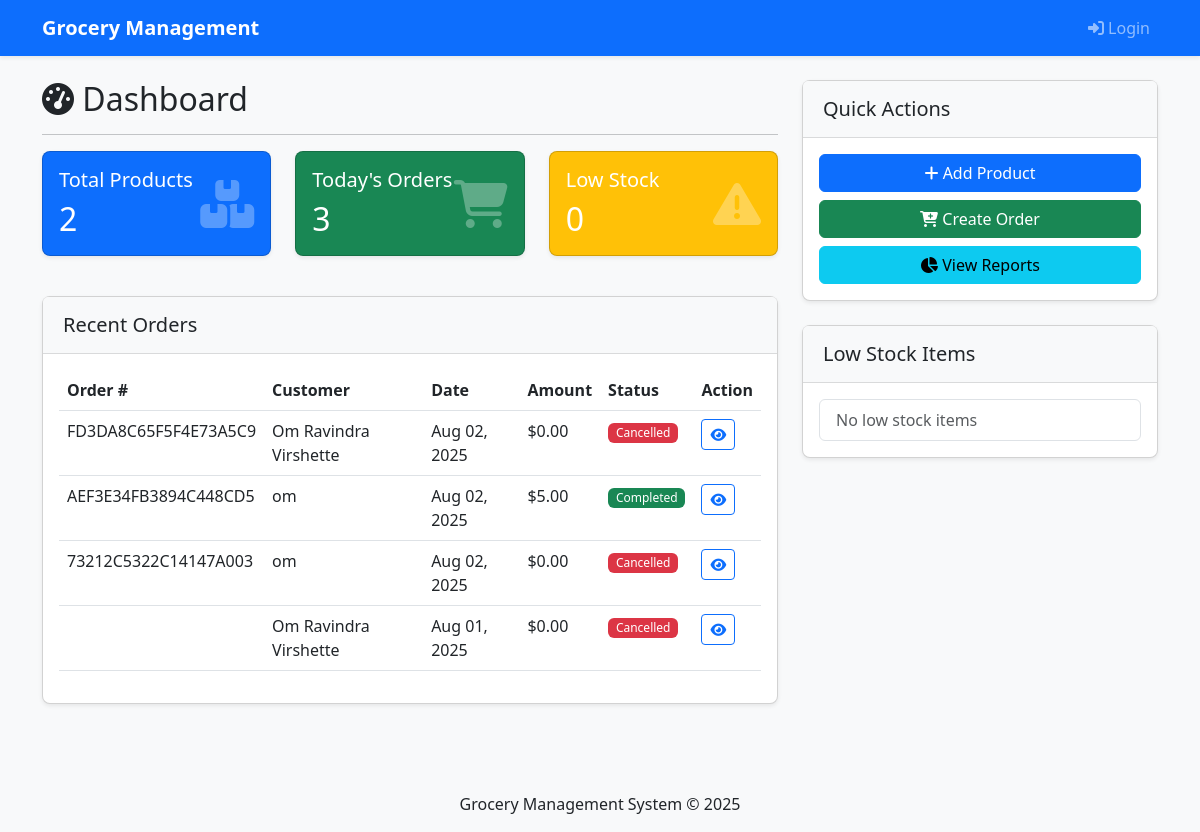
The page / on the database its author committed.
### orders/models.py (models this page shows, shortened)
class Order(models.Model):
    ORDER_STATUS = (
        ('pending', 'Pending'),
        ('completed', 'Completed'),
        ('cancelled', 'Cancelled'),
    )
    order_number = models.CharField(max_length=20, unique=True)
    customer_name = models.CharField(max_length=100)
    customer_phone = models.CharField(max_length=20)
    customer_email = models.EmailField(blank=True)
    customer_address = models.TextField(blank=True)
    created_by = models.ForeignKey(User, on_delete=models.SET_NULL, null=True)
    created_at = models.DateTimeField(default=timezone.now)
    status = models.CharField(max_length=20, choices=ORDER_STATUS, default='pending')
    total_amount = models.DecimalField(max_digits=10, decimal_places=2, default=0)
    notes = models.TextField(blank=True)

### users/views.py (the view)
# urls.py: path('', dashboard, name='dashboard'),
def dashboard(request):
    context = {
        'product_count': Product.objects.count(),
        'todays_orders': Order.objects.filter(
            created_at__date=timezone.now().date()
        ).count(),
        'low_stock_count': Product.objects.filter(
            stock__lt=F('min_stock_level')
        ).count(),
        'recent_orders': Order.objects.all().order_by('-created_at')[:5]
    }
    return render(request, 'dashboard.html', context)

### templates/dashboard.html (shortened to what this page needs)
{% extends 'base.html' %}
{% block content %}
<div class="row">
    <div class="col-md-8">
        <h2><i class="fas fa-tachometer-alt"></i> Dashboard</h2>
        <hr>
        <div class="row mb-4">
            <div class="col-md-4">
                <div class="card text-white bg-primary mb-3">
                    <div class="card-body">
                        <div class="d-flex justify-content-between align-items-center">
                            <div>
                                <h5 class="card-title">Total Products</h5>
                                <h2 class="mb-0">{{ product_count }}</h2>
                            </div>
                            <i class="fas fa-boxes fa-3x"></i>
                        </div>
                    </div>
                </div>
            </div>
            <div class="col-md-4">
                <div class="card text-white bg-success mb-3">
                    <div class="card-body">
                        <div class="d-flex justify-content-between align-items-center">
                            <div>
                                <h5 class="card-title">Today's Orders</h5>
                                <h2 class="mb-0">{{ todays_orders }}</h2>
                            </div>
                            <i class="fas fa-shopping-cart fa-3x"></i>
                        </div>
                    </div>
                </div>
            </div>
            <div class="col-md-4">
                <div class="card text-white bg-warning mb-3">
                    <div class="card-body">
                        <div class="d-flex justify-content-between align-items-center">
                            <div>
                                <h5 class="card-title">Low Stock</h5>
                                <h2 class="mb-0">{{ low_stock_count }}</h2>
                            </div>
                            <i class="fas fa-exclamation-triangle fa-3x"></i>
                        </div>
                    </div>
                </div>
            </div>
        </div>
        <div class="card mb-4">
            <div class="card-header">
                <h5 class="mb-0">Recent Orders</h5>
            </div>
            <div class="card-body">
                <div class="table-responsive">
                    <table class="table table-hover">
                        <thead>
                            <tr>
                                <th>Order #</th>
                                <th>Customer</th>
                                <th>Date</th>
                                <th>Amount</th>
                                <th>Status</th>
                                <th>Action</th>
                            </tr>
                        </thead>
                        <tbody>
                            {% for order in recent_orders %}
                            <tr>
                                <td>{{ order.order_number }}</td>
                                <td>{{ order.customer_name }}</td>
                                <td>{{ order.created_at|date:"M d, Y" }}</td>
                                <td>${{ order.total_amount }}</td>
                                <td>
                                    <span class="badge bg-{% if order.status == 'completed' %}success{% elif order.status == 'pending' %}warning{% else %}danger{% endif %}">
                                        {{ order.get_status_display }}
                                    </span>
                                </td>
                                <td>
                                    <a href="{% url 'orders:order_detail' order.id %}" class="btn btn-sm btn-outline-primary">
                                        <i class="fas fa-eye"></i>
                                    </a>
                                </td>
                            </tr>
                            {% empty %}
                            <tr>
                                <td colspan="6" class="text-center">No recent orders</td>
                            </tr>
                            {% endfor %}
                        </tbody>
                    </table>
                </div>
            </div>
        </div>
    </div>
    <div class="col-md-4">
        <div class="card mb-4">
            <div class="card-header">
                <h5 class="mb-0">Quick Actions</h5>
            </div>
            <div class="card-body">
                <div class="d-grid gap-2">
                    <a href="{% url 'products:product_create' %}" class="btn btn-primary">
                        <i class="fas fa-plus"></i> Add Product
                    </a>
                    <a href="{% url 'orders:order_create' %}" class="btn btn-success">
                        <i class="fas fa-cart-plus"></i> Create Order
                    </a>
                    <a href="{% url 'reports:sales_report' %}" class="btn btn-info">
                        <i class="fas fa-chart-pie"></i> View Reports
                    </a>
                </div>
            </div>
        </div>
        <div class="card">
            <div class="card-header">
                <h5 class="mb-0">Low Stock Items</h5>
            </div>
            <div class="card-body">
                <div class="list-group">
                    {% for product in low_stock_products %}
                    <a href="{% url 'products:product_detail' product.id %}" class="list-group-item list-group-item-action">
                        <div class="d-flex w-100 justify-content-between">
                            <h6 class="mb-1">{{ product.name }}</h6>
                            <small class="text-danger">{{ product.stock }} left</small>
                        </div>
                        <small class="text-muted">Min stock: {{ product.min_stock_level }}</small>
                    </a>
                    {% empty %}
                    <div class="list-group-item">
                        <p class="mb-0 text-muted">No low stock items</p>
                    </div>
                    {% endfor %}
                </div>
            </div>
        </div>
    </div>
</div>
{% endblock %}

### templates/base.html (shortened to what this page needs)
<!DOCTYPE html>
<html lang="en">
<head>
    <link href="https://cdn.jsdelivr.net/npm/bootstrap@5.3.0/dist/css/bootstrap.min.css" rel="stylesheet">
    <link rel="stylesheet" href="https://cdnjs.cloudflare.com/ajax/libs/font-awesome/6.4.0/css/all.min.css">
    <link rel="stylesheet" href="/static/css/style.css">
</head>
<body>
    <nav class="navbar navbar-expand-lg navbar-dark bg-primary">
        <div class="container">
            <a class="navbar-brand" href="{% url 'dashboard' %}">Grocery Management</a>
            <div class="collapse navbar-collapse" id="navbarNav">
                <ul class="navbar-nav">
                    {% if user.is_authenticated %}
                    <li class="nav-item dropdown">
                        <a class="nav-link dropdown-toggle" href="#" id="navbarDropdown" role="button" data-bs-toggle="dropdown">
                            <i class="fas fa-user-circle"></i> {{ user.username }}
                        </a>
                        <ul class="dropdown-menu dropdown-menu-end">
                            <li><a class="dropdown-item" href="#"><i class="fas fa-user"></i> Profile</a></li>
                            <li><hr class="dropdown-divider"></li>
                            <li><a class="dropdown-item" href="{% url 'logout' %}"><i class="fas fa-sign-out-alt"></i> Logout</a></li>
                        </ul>
                    </li>
                    {% else %}
                    <li class="nav-item">
                        <a class="nav-link" href="{% url 'login' %}"><i class="fas fa-sign-in-alt"></i> Login</a>
                    </li>
                    {% endif %}
                </ul>
            </div>
        </div>
    </nav>
    <div class="container mt-4">
        {% block content %}{% endblock %}
    </div>
    <footer class="mt-5 py-3 bg-light">
        <div class="container text-center">
            <p class="mb-0">Grocery Management System &copy; {% now "Y" %}</p>
        </div>
    </footer>
</body>
</html>

### static/css/style.css (style rules this page uses)
body { background-color: #f8f9fa; font-family: 'Segoe UI', Tahoma, Geneva, Verdana, sans-serif; }
.card { border-radius: 0.5rem; box-shadow: 0 0.125rem 0.25rem rgba(0, 0, 0, 0.075); margin-bottom: 1.5rem; }
.card-header { border-bottom: 1px solid rgba(0, 0, 0, 0.125); padding: 1rem 1.25rem; background-color: #f8f9fa; }
.table-responsive { overflow-x: auto; }
.navbar { box-shadow: 0 0.125rem 0.25rem rgba(0, 0, 0, 0.075); }
.navbar-brand { font-weight: 600; }
.badge { font-weight: 500; padding: 0.35em 0.65em; }
.card .fa-3x { opacity: 0.3; }

### rows shown on the page
Order: order_number "FD3DA8C65F5F4E73A5C9", customer_name "Om Ravindra Virshette", created_at "Aug 02, 2025", total_amount "0.00", status "Cancelled"
Order: order_number "AEF3E34FB3894C448CD5", customer_name "om", created_at "Aug 02, 2025", total_amount "5.00", status "Completed"
Order: order_number "73212C5322C14147A003", customer_name "om", created_at "Aug 02, 2025", total_amount "0.00", status "Cancelled"
Order: customer_name "Om Ravindra Virshette", created_at "Aug 01, 2025", total_amount "0.00", status "Cancelled"

### other values the page prints
{{ product_count }} "2"
{{ todays_orders }} "3"
{{ low_stock_count }} "0"
